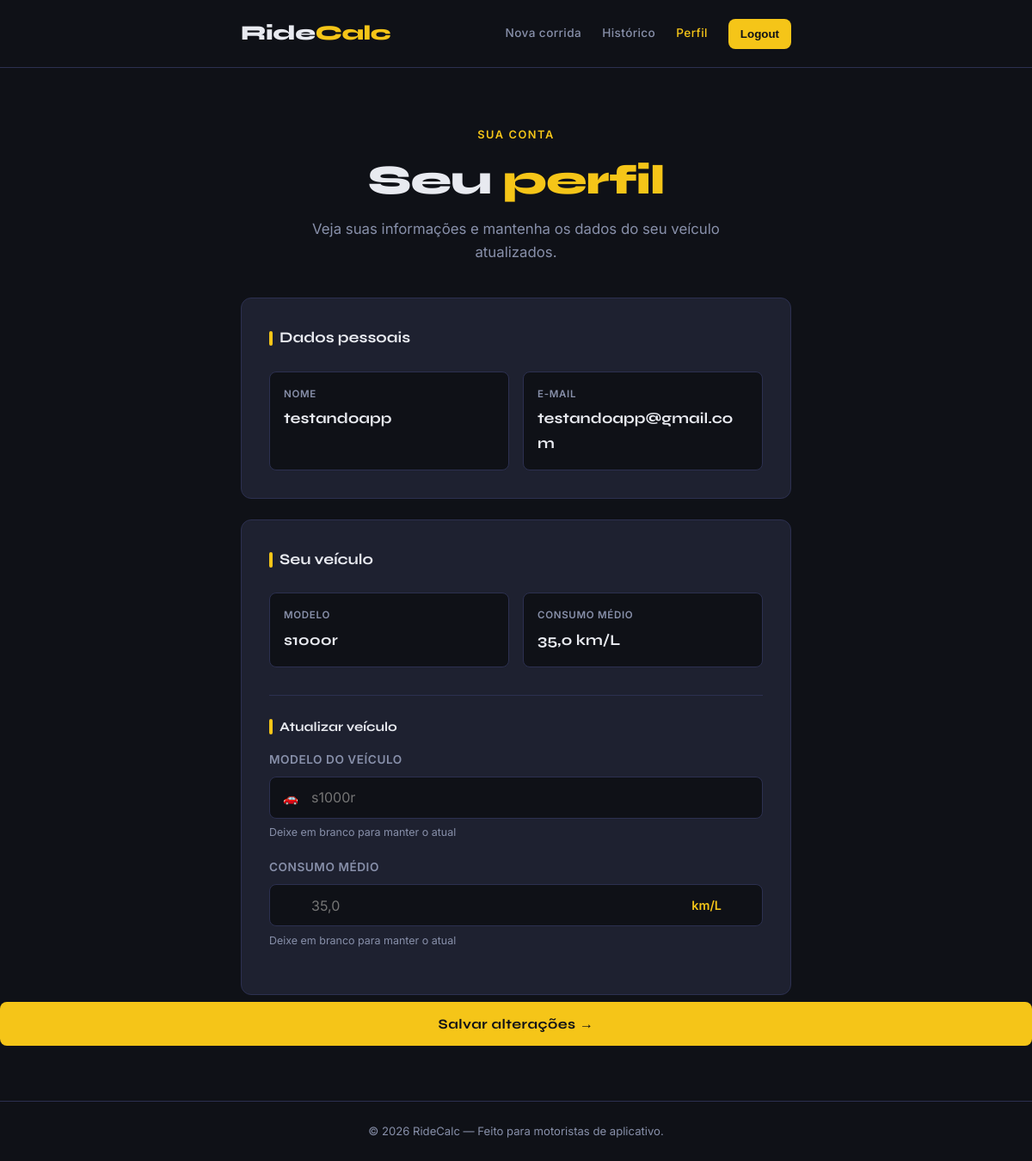
/rotecalc/perfil/ (signed in), run on the app's committed database.
### rotecalc/models.py (models this page shows, shortened)
class Motorista(AbstractUser):
    modelo = models.CharField(max_length=50)
    consumo = models.FloatField()

### rotecalc/views.py (the view, shortened to what this page needs)
# urls.py: path('perfil/', views.perfil_app, name='perfil_app'),
@login_required
def perfil_app(request):
    motorista = request.user
    return render(request, "perfil.html", context={
        "motorista": motorista
    })

### rotecalc/templates/perfil.html (shortened to what this page needs)
{% load static %}
<!DOCTYPE html>
<html lang="pt-BR">
<head>
  <link rel="stylesheet" href="{% static 'css/style.css' %}">
  <link rel="stylesheet" href="{% static 'css/perfil.css' %}">
</head>
<body>
  <header class="cabecalho">
    <div class="container">
      <a href="{% url 'corridas_app' %}" class="logo">Ride<span>Calc</span></a>
      <nav class="nav-links">
        <a href="{% url 'corridas_app' %}" class="nav-link">Nova corrida</a>
        <a href="{% url 'historico_app' %}" class="nav-link">Histórico</a>
        <a href="{% url 'perfil_app' %}" class="nav-link ativo">Perfil</a>
        <form action="{% url 'logout_app' %}" method="POST">
          <button type="submit" class="btn-logout">Logout</button>
        </form>
      </nav>
    </div>
  </header>
  <main>
    <section class="hero" aria-labelledby="titulo-hero">
      <div class="container">
        <span class="hero-eyebrow">Sua conta</span>
        <h1 id="titulo-hero">Seu <em>perfil</em></h1>
        <p>Veja suas informações e mantenha os dados do seu veículo atualizados.</p>
      </div>
    </section>
    <section class="perfil-section">
      <div class="container">
        <article class="card" style="margin-bottom: 1.5rem;">
          <h2 class="card-titulo">Dados pessoais</h2>
          <div class="perfil-grade">
            <div class="perfil-item">
              <p class="perfil-rotulo">Nome</p>
              <p class="perfil-valor">{{ motorista.first_name }}</p>
            </div>
            <div class="perfil-item">
              <p class="perfil-rotulo">E-mail</p>
              <p class="perfil-valor">{{ motorista.email }}</p>
            </div>
          </div>
        </article>
        <article class="card">
          <h2 class="card-titulo">Seu veículo</h2>
          <div class="perfil-grade" style="margin-bottom: 2rem;">
            <div class="perfil-item">
              <p class="perfil-rotulo">Modelo</p>
              <p class="perfil-valor">{{ motorista.modelo }}</p>
            </div>
            <div class="perfil-item">
              <p class="perfil-rotulo">Consumo médio</p>
              <p class="perfil-valor">{{ motorista.consumo }} km/L</p>
            </div>
          </div>
          <hr class="divisor" />
          <h3 class="card-titulo" style="font-size: 0.95rem; margin-bottom: 1rem;">
            Atualizar veículo
          </h3>
          <form action="{% url 'perfil_app' %}" method="POST" novalidate>
            <div class="campo">
              <label for="modelo">Modelo do veículo</label>
              <div class="input-wrapper">
                <span class="input-prefixo" aria-hidden="true">🚗</span>
                <input
                  type="text"
                  id="modelo"
                  name="modelo"
                  placeholder="{{ motorista.modelo }}"
                  autocomplete="off"
                />
              </div>
              <p class="campo-dica">Deixe em branco para manter o atual</p>
            </div>
            <div class="campo">
              <label for="consumo">Consumo médio</label>
              <div class="input-wrapper">
                <span class="input-sufixo" aria-hidden="true">km/L</span>
                <input
                  type="number"
                  id="consumo"
                  name="consumo"
                  placeholder="{{ motorista.consumo }}"
                  min="1"
                  step="0.5"
                  autocomplete="off"
                />
              </div>
              <p class="campo-dica">Deixe em branco para manter o atual</p>
            </div>
            </div>
            <button type="submit" class="btn-calcular">
              Salvar alterações →
            </button>
    </section>
  </main>
  <footer class="rodape">
    <div class="container">
      <p>© 2026 RideCalc &mdash; Feito para motoristas de aplicativo.</p>
    </div>
  </footer>
</body>
</html>

### templates/static/css/style.css (style rules this page uses)
:root { --cor-fundo: #0F1117; --cor-card: #1E2130; --cor-borda: #2C3050; --cor-acento: #F5C518; --cor-acento-hover: #FFD740; --cor-texto: #E8EAF0; --cor-texto-fraco: #8890AA; --cor-sucesso: #4CAF50; --cor-perigo: #F44336; --fonte-titulo: 'Syne', sans-serif; --fonte-corpo: 'Inter', sans-serif; --raio-borda: 12px; }
*, *::before, *::after { box-sizing: border-box; margin: 0; padding: 0; }
body { background-color: var(--cor-fundo); color: var(--cor-texto); font-family: var(--fonte-corpo); font-size: 1rem; line-height: 1.6; min-height: 100vh; }
.container { max-width: 680px; margin: 0 auto; padding: 0 1.25rem; }
.cabecalho { border-bottom: 1px solid var(--cor-borda); padding: 1.25rem 0; }
.cabecalho .container { display: flex; align-items: center; justify-content: space-between; }
.logo { font-family: var(--fonte-titulo); font-size: 1.5rem; font-weight: 800; color: var(--cor-texto); text-decoration: none; letter-spacing: -0.5px; }
.logo span { color: var(--cor-acento); }
.hero { padding: 4rem 0 2.5rem; text-align: center; }
.hero-eyebrow { display: inline-block; color: var(--cor-acento); font-size: 0.8rem; font-weight: 600; letter-spacing: 0.12em; text-transform: uppercase; margin-bottom: 1rem; }
.hero h1 { font-family: var(--fonte-titulo); font-size: clamp(2rem, 6vw, 3rem); font-weight: 800; line-height: 1.1; letter-spacing: -1px; margin-bottom: 1rem; }
.hero h1 em { color: var(--cor-acento); font-style: normal; }
.hero p { color: var(--cor-texto-fraco); font-size: 1.05rem; max-width: 480px; margin: 0 auto; }
.card { background: var(--cor-card); border: 1px solid var(--cor-borda); border-radius: var(--raio-borda); padding: 2rem; }
.card-titulo { font-family: var(--fonte-titulo); font-size: 1.1rem; font-weight: 700; margin-bottom: 1.5rem; display: flex; align-items: center; gap: 0.5rem; }
.card-titulo::before { content: ''; display: inline-block; width: 4px; height: 1.1rem; background: var(--cor-acento); border-radius: 2px; }
.campo { margin-bottom: 1.25rem; }
.campo label { display: block; font-size: 0.85rem; font-weight: 600; color: var(--cor-texto-fraco); letter-spacing: 0.04em; text-transform: uppercase; margin-bottom: 0.5rem; }
.input-wrapper { position: relative; display: flex; align-items: center; }
.input-prefixo { position: absolute; left: 1rem; color: var(--cor-acento); font-weight: 600; font-size: 0.9rem; pointer-events: none; user-select: none; }
.input-sufixo { position: absolute; right: 3rem; color: var(--cor-acento); font-weight: 600; font-size: 0.9rem; pointer-events: none; user-select: none; }
.campo input[type="number"], .campo input[type="text"], .campo input[type="email"], .campo input[type="password"], .campo select { width: 100%; background: var(--cor-fundo); border: 1.5px solid var(--cor-borda); border-radius: 8px; color: var(--cor-texto); font-family: var(--fonte-corpo); font-size: 1rem; padding: 0.85rem 1rem 0.85rem 3rem; outline: none; transition: border-color 0.2s; }
.campo-dica { font-size: 0.78rem; color: var(--cor-texto-fraco); margin-top: 0.4rem; }
.divisor { border: none; border-top: 1px solid var(--cor-borda); margin: 1.5rem 0; }
.btn-calcular { display: block; width: 100%; background: var(--cor-acento); color: #0F1117; border: none; border-radius: 8px; font-family: var(--fonte-titulo); font-size: 1rem; font-weight: 700; letter-spacing: 0.03em; padding: 1rem; margin-top: 0.5rem; cursor: pointer; transition: background 0.2s, transform 0.1s; }
.rodape { border-top: 1px solid var(--cor-borda); padding: 1.5rem 0; text-align: center; color: var(--cor-texto-fraco); font-size: 0.82rem; }
.nav-links { display: flex; gap: 1.5rem; align-items: center; }
.nav-link { font-size: 0.85rem; font-weight: 500; color: var(--cor-texto-fraco); text-decoration: none; letter-spacing: 0.03em; transition: color 0.2s; }
.nav-link.ativo { color: var(--cor-acento); }
.btn-logout { display: block; gap: 8px; padding: 10px 14px; background: #F5C518; border: none; color: #0F1117; border-radius: 8px; font-weight: 600; transition: 0.2s; }

### data on the page
Motorista: first_name "testandoapp", email "testandoapp@gmail.com", modelo "s1000r", consumo "35,0"
